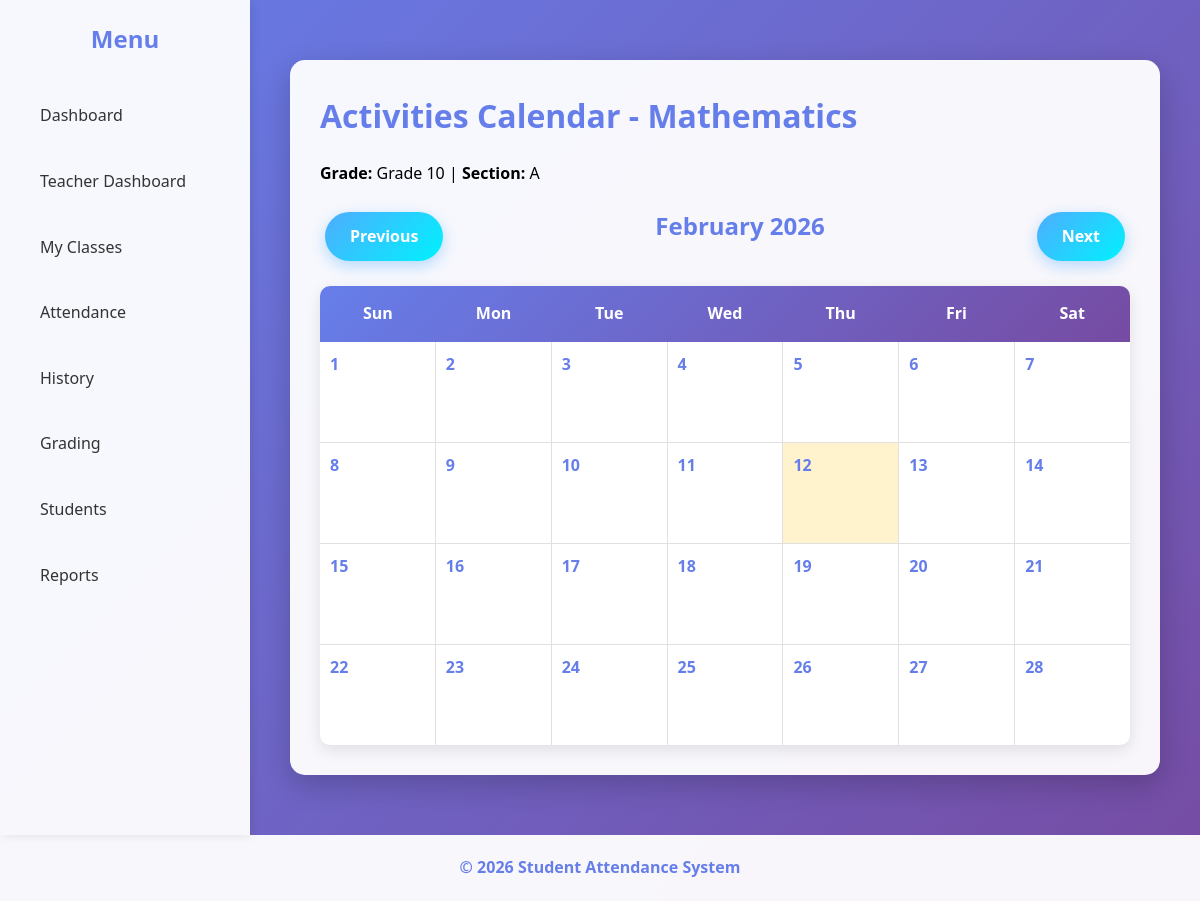
The app's page /views/calendar.php?class_id=1 with its own data.
### tables this page shows
CREATE TABLE IF NOT EXISTS classes (
    id INT AUTO_INCREMENT PRIMARY KEY,
    grade_level VARCHAR(50) NOT NULL,
    section VARCHAR(50) NOT NULL,
    subject VARCHAR(100) NOT NULL,
    subject_code VARCHAR(50) NOT NULL,
    created_at TIMESTAMP DEFAULT CURRENT_TIMESTAMP
);

### views/calendar.php (the view, shortened to what this page needs)
<?php
$database = new Database();
$db = $database->getConnection();
$class_id = isset($_GET['class_id']) ? $_GET['class_id'] : 0;
$query = "SELECT * FROM classes WHERE id = :id";
$stmt = $db->prepare($query);
$stmt->bindParam(":id", $class_id);
$stmt->execute();
$class = $stmt->fetch(PDO::FETCH_ASSOC);
$month = isset($_GET['month']) ? $_GET['month'] : date('m');
$year = isset($_GET['year']) ? $_GET['year'] : date('Y');
$activities = [];
include '../includes/header.php';
include '../includes/nav.php';
?>
<div class="card">
    <h1>Activities Calendar - <?php echo htmlspecialchars($class['subject'] ?? 'Class'); ?></h1>
    <p><strong>Grade:</strong> <?php echo htmlspecialchars($class['grade_level'] ?? ''); ?> | <strong>Section:</strong> <?php echo htmlspecialchars($class['section'] ?? ''); ?></p>
    <div class="calendar-nav">
        <a href="?class_id=<?php echo $class_id; ?>&month=<?php echo date('m', strtotime("$year-$month-01 -1 month")); ?>&year=<?php echo date('Y', strtotime("$year-$month-01 -1 month")); ?>" class="btn btn-primary">Previous</a>
        <h2><?php echo date('F Y', strtotime("$year-$month-01")); ?></h2>
        <a href="?class_id=<?php echo $class_id; ?>&month=<?php echo date('m', strtotime("$year-$month-01 +1 month")); ?>&year=<?php echo date('Y', strtotime("$year-$month-01 +1 month")); ?>" class="btn btn-primary">Next</a>
    </div>
    <div class="calendar">
        <div class="calendar-header">
            <div class="calendar-day-name">Sun</div>
            <div class="calendar-day-name">Mon</div>
            <div class="calendar-day-name">Tue</div>
            <div class="calendar-day-name">Wed</div>
            <div class="calendar-day-name">Thu</div>
            <div class="calendar-day-name">Fri</div>
            <div class="calendar-day-name">Sat</div>
        </div>
        <div class="calendar-body">
            <?php
            $days_in_month = date('t', strtotime("$year-$month-01"));
            for ($day = 1; $day <= $days_in_month; $day++) {
                $date = sprintf("%04d-%02d-%02d", $year, $month, $day);
                $activity = isset($activities[$date]) ? $activities[$date] : '';
                $today = ($date == date('Y-m-d')) ? 'today' : '';
                echo '<div class="calendar-day ' . $today . '" onclick="openActivityModal(\'' . $date . '\', \'' . htmlspecialchars($activity, ENT_QUOTES) . '\')">';
                echo '<div class="day-number">' . $day . '</div>';
                echo '</div>';
            }
            ?>
        </div>
    </div>
</div>
<?php include '../includes/footer.php'; ?>

### assets/css/style.css (style rules this page uses)
* { margin: 0; padding: 0; box-sizing: border-box; }
body { font-family: 'Segoe UI', Tahoma, Geneva, Verdana, sans-serif; background: linear-gradient(135deg, #667eea 0%, #764ba2 100%); line-height: 1.6; }
.card { background: rgba(255, 255, 255, 0.95); padding: 30px; margin: 20px 0; border-radius: 15px; box-shadow: 0 10px 30px rgba(0,0,0,0.2); animation: slideUp 0.5s ease; }
h1, h2 { color: #667eea; margin-bottom: 20px; }
.btn { display: inline-block; padding: 12px 25px; background: linear-gradient(135deg, #667eea 0%, #764ba2 100%); color: #fff; text-decoration: none; border: none; border-radius: 25px; cursor: pointer; margin: 5px; transition: all 0.3s ease; font-weight: 600; box-shadow: 0 5px 15px rgba(102, 126, 234, 0.4); }
.btn-primary { background: linear-gradient(135deg, #4facfe 0%, #00f2fe 100%); box-shadow: 0 5px 15px rgba(79, 172, 254, 0.4); }
.calendar-nav { display: flex; justify-content: space-between; align-items: center; margin: 20px 0; }
.calendar { background: #fff; border-radius: 10px; overflow: hidden; box-shadow: 0 5px 15px rgba(0,0,0,0.1); }
.calendar-header { display: grid; grid-template-columns: repeat(7, 1fr); background: linear-gradient(135deg, #667eea 0%, #764ba2 100%); }
.calendar-day-name { padding: 15px; text-align: center; color: #fff; font-weight: bold; }
.calendar-body { display: grid; grid-template-columns: repeat(7, 1fr); gap: 1px; background: #e0e0e0; }
.calendar-day { background: #fff; min-height: 100px; padding: 10px; cursor: pointer; transition: all 0.3s ease; }
.calendar-day.today { background: #fff3cd; }
.day-number { font-weight: bold; color: #667eea; margin-bottom: 5px; }

### records on screen
classes: subject "Mathematics", grade_level "Grade 10", section "A"

### other values on screen
date('F Y', strtotime("$year-$month-01")) "February 2026"
